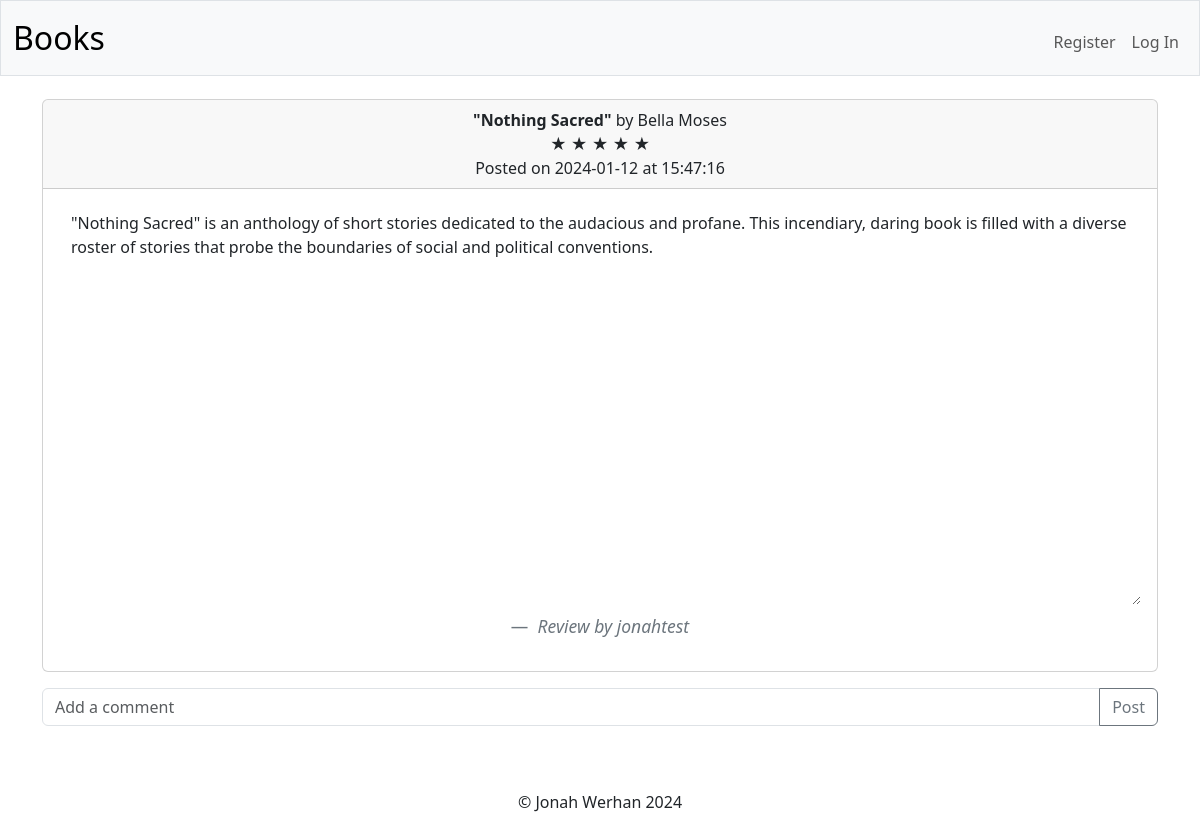
/view-review?id=1, run on the app's committed database.
### tables this page shows
CREATE TABLE "review" (
    review_id INTEGER PRIMARY KEY AUTOINCREMENT,
    user_id INTEGER NOT NULL,
    title TEXT NOT NULL,
    author TEXT NOT NULL,
    rating INTEGER,
    review TEXT NOT NULL,
    date TEXT NOT NULL,
    time TEXT NOT NULL,
    FOREIGN KEY(user_id) REFERENCES users(id)
);

CREATE TABLE users (
    id INTEGER PRIMARY KEY AUTOINCREMENT NOT NULL,
    username TEXT NOT NULL,
    hash TEXT NOT NULL
);

### app.py (the view)
@app.route("/view-review", methods=["GET"])
def viewReview():
    if request.method != "GET":
        return errorPage("Invalid Method", 405)
    reviewID = request.args.get("id")
    if not reviewID:
        return errorPage("Invalid request", 400)
    row = db.execute("""SELECT review.*, users.username FROM review
                     JOIN users ON users.id = review.user_id
                     WHERE review.review_id = ?""", reviewID)
    row[0]["review"] = row[0]["review"].replace("<br>", "\n")
    star = "&#9733; "
    comments = db.execute("""SELECT comments.*, users.username FROM comments
                          JOIN users ON users.id = comments.user_id
                          WHERE comments.review_id = ?""", reviewID)
    commentCount = len(comments)
    return render_template("/view-review.html", review=row, star=star, comments=comments, commentCount=commentCount)

### app.py (called while the page is built)
@app.after_request
def after_request(response):
    response.headers["Cache-Control"] = "no-cache, no-store, must-revalidate"
    response.headers["Expires"] = 0
    response.headers["Pragma"] = "no-cache"
    return response

### templates/view-review.html (shortened to what this page needs)
{% extends "layout.html" %}  {% block main %}
<div class="card">
	<div class="card-header">
		<b>"{{ review[0]['title'] }}"</b> by {{ review[0]['author'] }}<br />
		{{ (star * review[0]['rating'] | int) | safe }}<br />
		Posted on {{ review[0]['date'] }} at {{ review[0]['time'] }}
	</div>
	<div class="card-body">
		<blockquote class="blockquote mb-0">
			<div class="review-container">
				<textarea
					style="max-height: 50vh"
					id="review-text-area"
					readonly
					class="form-control small border-0 mb-1">
{{ review[0]['review'] }}</textarea
				>
				<footer class="blockquote-footer mt-2">
					<cite title="Source Title"
						>Review by {{ review[0]['username'] }}</cite
					>
				</footer>
			</div>
		</blockquote>
	</div>
</div>
<form action="/add-comment" method="POST">
	<div class="input-group mb-3 mt-3">
		<input
			type="text"
			class="form-control"
			placeholder="Add a comment"
			aria-label="Add a comment"
			aria-describedby="button-addon2"
			name="comment"
			id="comment"
			autocomplete="off"
			required />
		<button
			class="btn btn-outline-secondary"
			type="submit"
			id="button-addon2">
			Post
		</button>
	</div>
</form>
 {% endblock %}

### data on the page
review: title "Nothing Sacred", author "Bella Moses", (star*review[0]['rating']|int)|safe "★ ★ ★ ★ ★", date "2024-01-12", time "15:47:16", review "\"Nothing Sacred\" is an anthology of short stories dedicated to the audacious and profane. This incendiary, daring book is filled with a diverse roster of stories that probe the boundaries of social and political conventions."
users: username "jonahtest"
